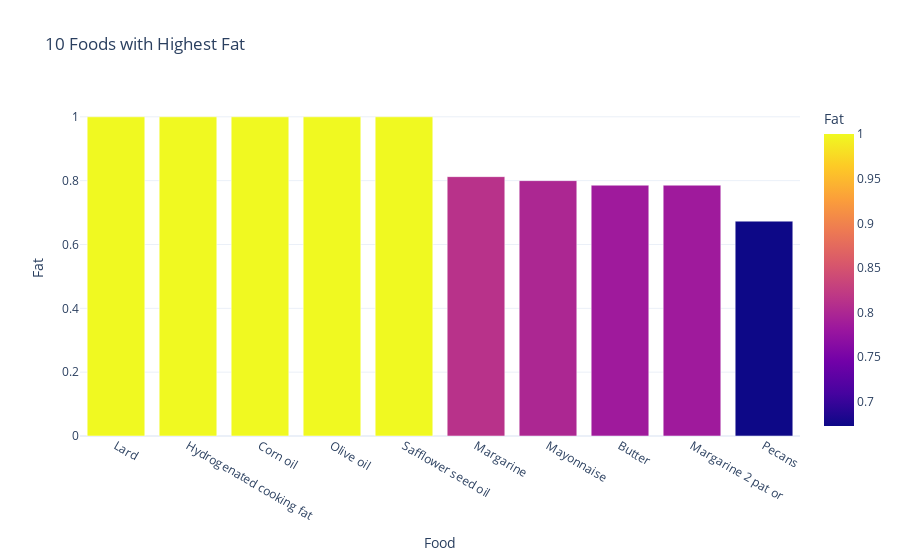

This figure's notebook cell:
### Markdown cell above
Now for Fat:

### Code cell
fat = nutrition.sort_values(by='Fat', ascending= False)
top_10_fat = fat.head(10)
fig = px.bar(top_10_fat, x='Food', y='Fat', color='Fat', title=' 10 Foods with Highest Fat', template = 'plotly_white')
fig.show()

### Figure 1 — Plotly figure (JSON) as saved in the notebook; plotly's stock layout.template omitted (floating-point values rounded to 4 significant figures)
{"data": [{"alignmentgroup": "True", "hovertemplate": "Food=%{x}<br>Fat=%{marker.color}<extra></extra>", "legendgroup": "", "marker": {"color": [1, 1, 1, 1, 1, 0.8125, 0.8, 0.7857, 0.7857, 0.6731], "coloraxis": "coloraxis", "pattern": {"shape": ""}}, "name": "", "offsetgroup": "", "orientation": "v", "showlegend": false, "textposition": "auto", "type": "bar", "x": ["Lard", "Hydrogenated cooking fat", "Corn oil", "Olive oil", "Safflower seed oil", "Margarine", "Mayonnaise", "Butter", "Margarine 2 pat or", "Pecans"], "xaxis": "x", "y": [1, 1, 1, 1, 1, 0.8125, 0.8, 0.7857, 0.7857, 0.6731], "yaxis": "y"}], "layout": {"autosize": true, "barmode": "relative", "coloraxis": {"colorbar": {"title": {"text": "Fat"}}, "colorscale": [[0, "#0d0887"], [0.1111, "#46039f"], [0.2222, "#7201a8"], [0.3333, "#9c179e"], [0.4444, "#bd3786"], [0.5556, "#d8576b"], [0.6667, "#ed7953"], [0.7778, "#fb9f3a"], [0.8889, "#fdca26"], [1, "#f0f921"]]}, "legend": {"tracegroupgap": 0}, "title": {"text": " 10 Foods with Highest Fat"}, "xaxis": {"anchor": "y", "autorange": true, "domain": [0, 1], "range": [-0.5, 9.5], "title": {"text": "Food"}, "type": "category"}, "yaxis": {"anchor": "x", "autorange": true, "domain": [0, 1], "range": [0, 1.053], "title": {"text": "Fat"}, "type": "linear"}}}
